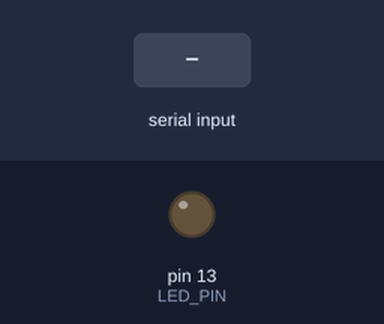
The sketch below on a simulated Arduino Uno, built with avr-gcc and run on an emulated ATmega328P. On the bench: output pins drawn as LEDs (lit = HIGH). The inputs (shaded band) are chosen by the test bench.

Above: at 1.2 s.
1.3 s: "1\n" received over Serial
Timing chart, 0 to 4.3 s (numbered marks = the images above; inputs shaded):
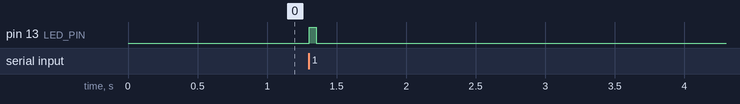

The sketch:

alert_receiver.ino
```cpp
// Simple alert receiver over Serial.
// Input format: "cx,cy\n"
// You can map cx,cy to LED intensity/buzzer patterns if you want.

const int LED_PIN = 13;

void setup() {
  pinMode(LED_PIN, OUTPUT);
  Serial.begin(9600);
}

void loop() {
  if (Serial.available()) {
    String msg = Serial.readStringUntil('\n');
    msg.trim();

    if (msg.length() > 0) {
      digitalWrite(LED_PIN, HIGH);
      delay(50);
      digitalWrite(LED_PIN, LOW);
    }
  }
}
```

Measured:
- after the input at 1.3 s, pin 13 (LED_PIN): LOW → HIGH at once, → LOW 0.05 s later
